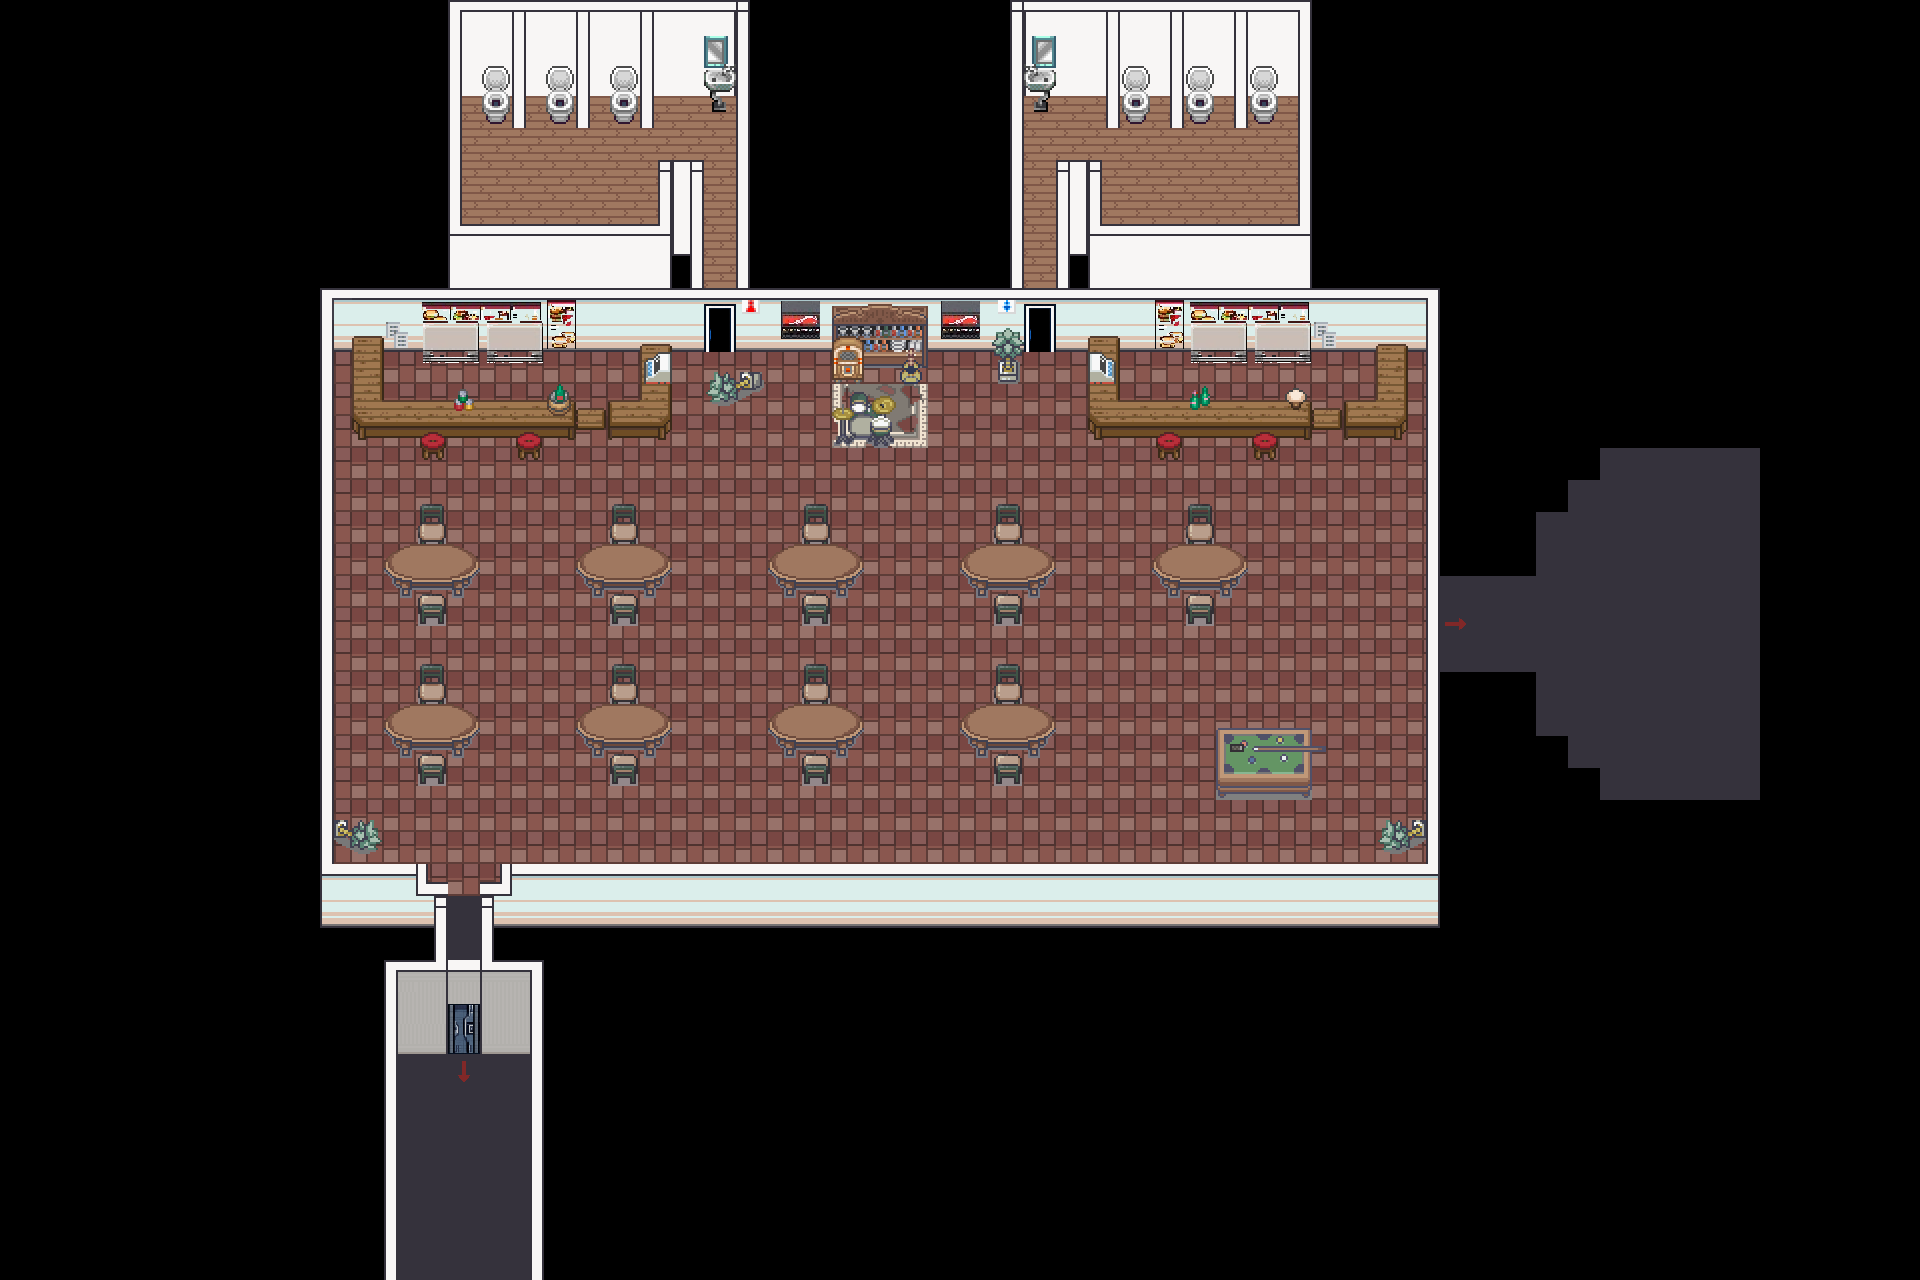

A 2D game scene composited from a Tiled map and its tileset images. What follows is a short description and the map's XML, with each tile layer's data collapsed to a summary:
An orthogonal 60x40 tile map with 32x32 px tiles, 4 tile layers (FondoBase, FondoSuperior, FondoSobre, FondoCielo), 9 tilesets and 44 objects (37x ObjtLimite, 2x ObjtConector, 2x ObjtEnemigo, ObjtPlayer, ObjtExtra, ...).

<map version="1.10" tiledversion="1.11.2" orientation="orthogonal" renderorder="right-down" width="60" height="40" tilewidth="32" tileheight="32" infinite="0" nextlayerid="10" nextobjectid="49">
 <tileset firstgid="1" source="diseños/DiseñoNivel2(1).tsx" />
 <tileset firstgid="392" source="diseños/DiseñoExtras1.tsx" />
 <tileset firstgid="440" source="diseños/DiseñoNivel4 (3).tsx" />
 <tileset firstgid="784" source="diseños/DiseñoNivel4 (5).tsx" />
 <tileset firstgid="880" source="diseños/DiseñoNivel4 (4).tsx" />
 <tileset firstgid="1328" source="diseños/DiseñoNivel2(2).tsx" />
 <tileset firstgid="2752" source="diseños/DiseñoNivel2_3(1).tsx" />
 <tileset firstgid="3008" source="diseños/DiseñoNivel1.tsx" />
 <tileset firstgid="3072" source="diseños/DiseñoNivel2_3(2).tsx" />
 <layer id="1" name="FondoBase" width="60" height="40">
  <data>[2400 cells, 941 non-empty, 19 distinct tile ids]</data>
 </layer>
 <layer id="2" name="FondoSuperior" width="60" height="40">
  <data>[2400 cells, 115 non-empty, 54 distinct tile ids]</data>
 </layer>
 <layer id="7" name="FondoSobre" width="60" height="40">
  <data>[2400 cells, 290 non-empty, 63 distinct tile ids]</data>
 </layer>
 <layer id="8" name="FondoCielo" width="60" height="40">
  <data>[2400 cells, 133 non-empty, 17 distinct tile ids]</data>
 </layer>
 <objectgroup id="3" name="ObjectLimites">
  <object id="1" name="limite" type="ObjtLimite" x="486" y="888" width="953" height="145" />
  <object id="2" name="limite" type="ObjtLimite" x="320" y="889" width="123" height="145" />
  <object id="3" name="limite" type="ObjtLimite" x="321" y="253" width="345" height="163" />
  <object id="4" name="limite" type="ObjtLimite" x="1090" y="254" width="349" height="163" />
  <object id="5" name="limite" type="ObjtLimite" x="833" y="288" width="96" height="163" />
  <object id="6" name="limite" type="ObjtLimite" x="667" y="2" width="353" height="334" />
  <object id="7" name="limite" type="ObjtLimite" x="1022" y="0" width="288" height="98" />
  <object id="8" name="limite" type="ObjtLimite" x="1298" y="100" width="13" height="155" />
  <object id="9" name="limite" type="ObjtLimite" x="1058" y="187" width="42" height="149" />
  <object id="10" name="limite" type="ObjtLimite" x="1426" y="417" width="13" height="472" />
  <object id="11" name="limite" type="ObjtLimite" x="320" y="416" width="13" height="473" />
  <object id="12" name="limite" type="ObjtLimite" x="1216" y="744" width="94" height="55" />
  <object id="14" name="limite" type="ObjtLimite" x="1377.97" y="826.273" width="48.6597" height="27" rotation="344.711" />
  <object id="15" name="limite" type="ObjtLimite" x="696.066" y="351.636" width="60.3398" height="54.3494" rotation="344.711" />
  <object id="16" name="limite" type="ObjtLimite" x="967" y="702" width="82" height="51" />
  <object id="17" name="limite" type="ObjtLimite" x="999" y="338" width="18" height="31" />
  <object id="18" name="limite" type="ObjtLimite" x="1160" y="419" width="18" height="31" />
  <object id="19" name="limite" type="ObjtLimite" x="1256" y="419" width="18" height="31" />
  <object id="20" name="limite" type="ObjtLimite" x="519" y="418" width="18" height="31" />
  <object id="21" name="limite" type="ObjtLimite" x="424" y="419" width="18" height="31" />
  <object id="22" name="limite" type="ObjtLimite" x="774" y="703" width="82" height="51" />
  <object id="23" name="limite" type="ObjtLimite" x="581" y="702" width="82" height="51" />
  <object id="24" name="limite" type="ObjtLimite" x="391" y="704" width="82" height="51" />
  <object id="25" name="limite" type="ObjtLimite" x="390" y="542" width="82" height="51" />
  <object id="26" name="limite" type="ObjtLimite" x="582" y="542" width="82" height="51" />
  <object id="27" name="limite" type="ObjtLimite" x="775" y="542" width="82" height="51" />
  <object id="28" name="limite" type="ObjtLimite" x="967" y="543" width="82" height="51" />
  <object id="29" name="limite" type="ObjtLimite" x="1158" y="543" width="82" height="51" />
  <object id="30" name="limite" type="ObjtLimite" x="1186" y="523" width="28" height="88" />
  <object id="32" name="limite" type="ObjtLimite" x="994" y="523" width="28" height="88" />
  <object id="33" name="limite" type="ObjtLimite" x="802" y="521" width="28" height="88" />
  <object id="34" name="limite" type="ObjtLimite" x="610" y="522" width="28" height="88" />
  <object id="35" name="limite" type="ObjtLimite" x="417" y="522" width="28" height="88" />
  <object id="36" name="limite" type="ObjtLimite" x="418" y="681" width="28" height="88" />
  <object id="37" name="limite" type="ObjtLimite" x="610" y="682" width="28" height="88" />
  <object id="38" name="limite" type="ObjtLimite" x="801" y="682" width="28" height="88" />
  <object id="39" name="limite" type="ObjtLimite" x="994" y="681" width="28" height="88" />
 </objectgroup>
 <objectgroup id="9" name="ObjectConectores">
  <object id="42" name="AsConsultorio" type="ObjtConector" x="397" y="1035" width="134" height="245">
   <properties>
    <property name="targetMapTypeStr" value="CONSULTORIO" />
    <property name="targetSpawnX" type="float" value="160" />
    <property name="targetSpawnY" type="float" value="716" />
   </properties>
  </object>
  <object id="41" name="AsCentral" type="ObjtConector" x="1391" y="609" width="32" height="27">
   <properties>
    <property name="targetMapTypeStr" value="CENTRAL" />
    <property name="targetSpawnX" type="float" value="335" />
    <property name="targetSpawnY" type="float" value="619" />
   </properties>
  </object>
 </objectgroup>
 <objectgroup id="4" name="ObjectJugador">
  <object id="40" name="player" type="ObjtPlayer" x="1365" y="614" width="21" height="19" />
 </objectgroup>
 <objectgroup id="5" name="ObjectEnemigos">
  <object id="45" name="enemigo" type="ObjtEnemigo" x="1242" y="170" width="26" height="25" />
  <object id="46" name="enemigo" type="ObjtEnemigo" x="449" y="910" width="26" height="25" />
 </objectgroup>
 <objectgroup id="6" name="ObjectRecogibles">
  <object id="47" name="llave" type="ObjtExtra" x="1215" y="728" width="40" height="26" />
  <object id="48" name="botiquin" type="ObjtVida" x="764" y="716" width="21" height="17" />
 </objectgroup>
</map>
